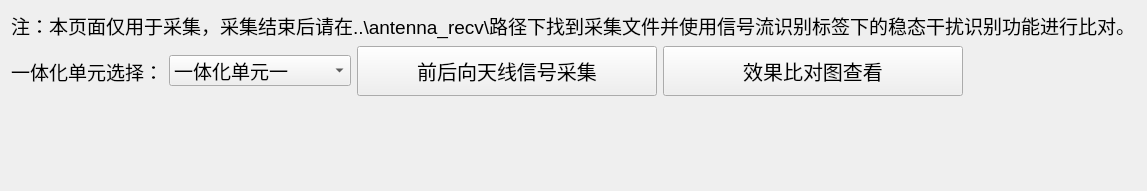
          <widget class="QWidget" name="tab_21">
           <attribute name="title">
            <string>天线效果比对工具</string>
           </attribute>
           <layout class="QVBoxLayout" name="verticalLayout_42">
            <item>
             <widget class="QLabel" name="label_9">
              <property name="font">
               <font>
                <pointsize>14</pointsize>
               </font>
              </property>
              <property name="text">
               <string>注：本页面仅用于采集，采集结束后请在..\antenna_recv\路径下找到采集文件并使用信号流识别标签下的稳态干扰识别功能进行比对。</string>
              </property>
             </widget>
            </item>
            <item>
             <layout class="QHBoxLayout" name="horizontalLayout_19">
              <item>
               <widget class="QLabel" name="label_24">
                <property name="font">
                 <font>
                  <pointsize>14</pointsize>
                 </font>
                </property>
                <property name="text">
                 <string>一体化单元选择：</string>
                </property>
               </widget>
              </item>
              <item>
               <widget class="QComboBox" name="comboBox">
                <property name="font">
                 <font>
                  <pointsize>14</pointsize>
                 </font>
                </property>
                <item>
                 <property name="text">
                  <string>一体化单元一</string>
                 </property>
                </item>
                <item>
                 <property name="text">
                  <string>一体化单元二</string>
                 </property>
                </item>
                <item>
                 <property name="text">
                  <string>一体化单元一、二</string>
                 </property>
                </item>
               </widget>
              </item>
              <item>
               <widget class="QPushButton" name="pushButton_61">
                <property name="minimumSize">
                 <size>
                  <width>300</width>
                  <height>50</height>
                 </size>
                </property>
                <property name="maximumSize">
                 <size>
                  <width>300</width>
                  <height>16777215</height>
                 </size>
                </property>
                <property name="font">
                 <font>
                  <pointsize>15</pointsize>
                 </font>
                </property>
                <property name="cursor">
                 <cursorShape>PointingHandCursor</cursorShape>
                </property>
                <property name="styleSheet">
                 <string notr="true"/>
                </property>
                <property name="text">
                 <string>前后向天线信号采集</string>
                </property>
               </widget>
              </item>
              <item>
               <widget class="QPushButton" name="pushButton_64">
                <property name="minimumSize">
                 <size>
                  <width>300</width>
                  <height>50</height>
                 </size>
                </property>
                <property name="maximumSize">
                 <size>
                  <width>300</width>
                  <height>16777215</height>
                 </size>
                </property>
                <property name="font">
                 <font>
                  <pointsize>15</pointsize>
                 </font>
                </property>
                <property name="cursor">
                 <cursorShape>PointingHandCursor</cursorShape>
                </property>
                <property name="styleSheet">
                 <string notr="true"/>
                </property>
                <property name="text">
                 <string>效果比对图查看</string>
                </property>
               </widget>
              </item>
              <item>
               <spacer name="horizontalSpacer_12">
                <property name="orientation">
                 <enum>Qt::Horizontal</enum>
                </property>
                <property name="sizeHint" stdset="0">
                 <size>
                  <width>40</width>
                  <height>20</height>
                 </size>
                </property>
               </spacer>
              </item>
             </layout>
            </item>
            <item>
             <widget class="QWidget" name="widget_5" native="true">
              <layout class="QVBoxLayout" name="verticalLayout_41">
               <item>
                <layout class="QVBoxLayout" name="verticalLayout_38">
                 <item>
                  <spacer name="verticalSpacer_18">
                   <property name="orientation">
                    <enum>Qt::Vertical</enum>
                   </property>
                   <property name="sizeHint" stdset="0">
                    <size>
                     <width>20</width>
                     <height>40</height>
                    </size>
                   </property>
                  </spacer>
                 </item>
                 <item>
                  <spacer name="horizontalSpacer_11">
                   <property name="orientation">
                    <enum>Qt::Horizontal</enum>
                   </property>
                   <property name="sizeHint" stdset="0">
                    <size>
                     <width>40</width>
                     <height>20</height>
                    </size>
                   </property>
                  </spacer>
                 </item>
                </layout>
               </item>
              </layout>
             </widget>
            </item>
           </layout>
          </widget>
